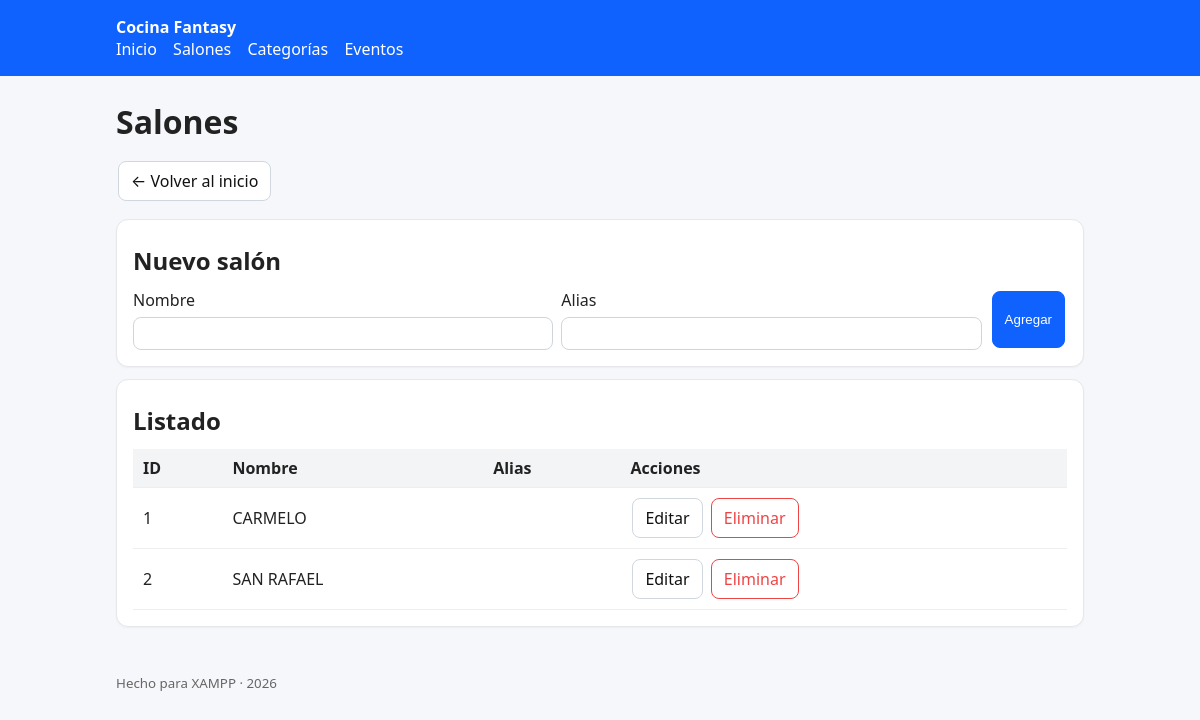
The page /salon_list.php on the database its author committed.
### tables this page shows
CREATE TABLE `salon` (
  `id_salon` int(11) NOT NULL,
  `nombre` varchar(80) NOT NULL,
  `alias` varchar(20) DEFAULT NULL
);

### db.php (called while the page is built, shortened)
<?php
function h($s){ return htmlspecialchars((string)$s, ENT_QUOTES, 'UTF-8'); }

### salon_list.php (the view, shortened to what this page needs)
<?php
require_once __DIR__ . '/db.php';
require_once __DIR__ . '/header.php';
$edit=null;
$rows = $pdo->query("SELECT * FROM salon ORDER BY nombre")->fetchAll();
?>
<h1>Salones</h1>
<p>
  <a class="btn" href="index.php">← Volver al inicio</a>
</p>
<div class="card">
  <h2><?php echo $edit?'Editar':'Nuevo'; ?> salón</h2>
  <form method="post" class="input-row">
    <label>Nombre<input required name="nombre" type="text" value="<?php echo h($edit['nombre']??''); ?>"></label>
    <label>Alias<input name="alias" type="text" value="<?php echo h($edit['alias']??''); ?>"></label>
    <?php if($edit): ?>
      <input type="hidden" name="id_salon" value="<?php echo (int)$edit['id_salon']; ?>">
      <button class="btn primary" name="update">Guardar cambios</button>
      <a class="btn" href="salon_list.php">Cancelar</a>
    <?php else: ?>
      <button class="btn primary" name="create">Agregar</button>
    <?php endif; ?>
  </form>
</div>
<div class="card">
  <h2>Listado</h2>
  <table>
    <thead><tr><th>ID</th><th>Nombre</th><th>Alias</th><th>Acciones</th></tr></thead>
    <tbody>
      <?php foreach($rows as $r): ?>
        <tr>
          <td><?php echo (int)$r['id_salon']; ?></td>
          <td><?php echo h($r['nombre']); ?></td>
          <td><?php echo h($r['alias']); ?></td>
          <td class="actions">
            <a href="?edit=<?php echo (int)$r['id_salon']; ?>">Editar</a>
            <a class="btn danger" href="?del=<?php echo (int)$r['id_salon']; ?>" onclick="return confirm('¿Eliminar salón?');">Eliminar</a>
          </td>
        </tr>
      <?php endforeach; ?>
    </tbody>
  </table>
</div>
<?php require_once __DIR__ . '/footer.php'; ?>

### style.css (style rules this page uses)
* { box-sizing:border-box }
body { font-family:system-ui,-apple-system,Segoe UI,Roboto,Ubuntu,'Helvetica Neue',Arial,sans-serif;margin:0;background:#f6f7fb;color:#222 }
h1,h2 { margin:8px 0 12px }
.card { background:#fff;border:1px solid #e5e7eb;border-radius:12px;padding:16px;margin:12px 0;box-shadow:0 1px 2px rgba(0,0,0,.04) }
table { width:100%;border-collapse:collapse;background:#fff }
th,td { padding:8px 10px;border-bottom:1px solid #eee;text-align:left }
th { background:#f3f4f6 }
.actions a,.btn { display:inline-block;padding:8px 12px;border-radius:8px;border:1px solid #d0d7de;background:#fff;text-decoration:none;color:#111;margin:2px }
.btn.primary { background:#0f62fe;color:#fff;border-color:#0f62fe }
.btn.danger { border-color:#ef4444;color:#ef4444 }
.input-row { display:flex;gap:8px;flex-wrap:wrap }
.input-row label { display:flex;flex-direction:column;gap:6px;flex:1 1 140px }
input[type="text"],input[type="date"],input[type="time"],input[type="number"],select,textarea { padding:8px;border:1px solid #d1d5db;border-radius:8px;background:#fff }

### rows shown on the page
salon: id_salon "1", nombre "CARMELO"
salon: id_salon "2", nombre "SAN RAFAEL"
